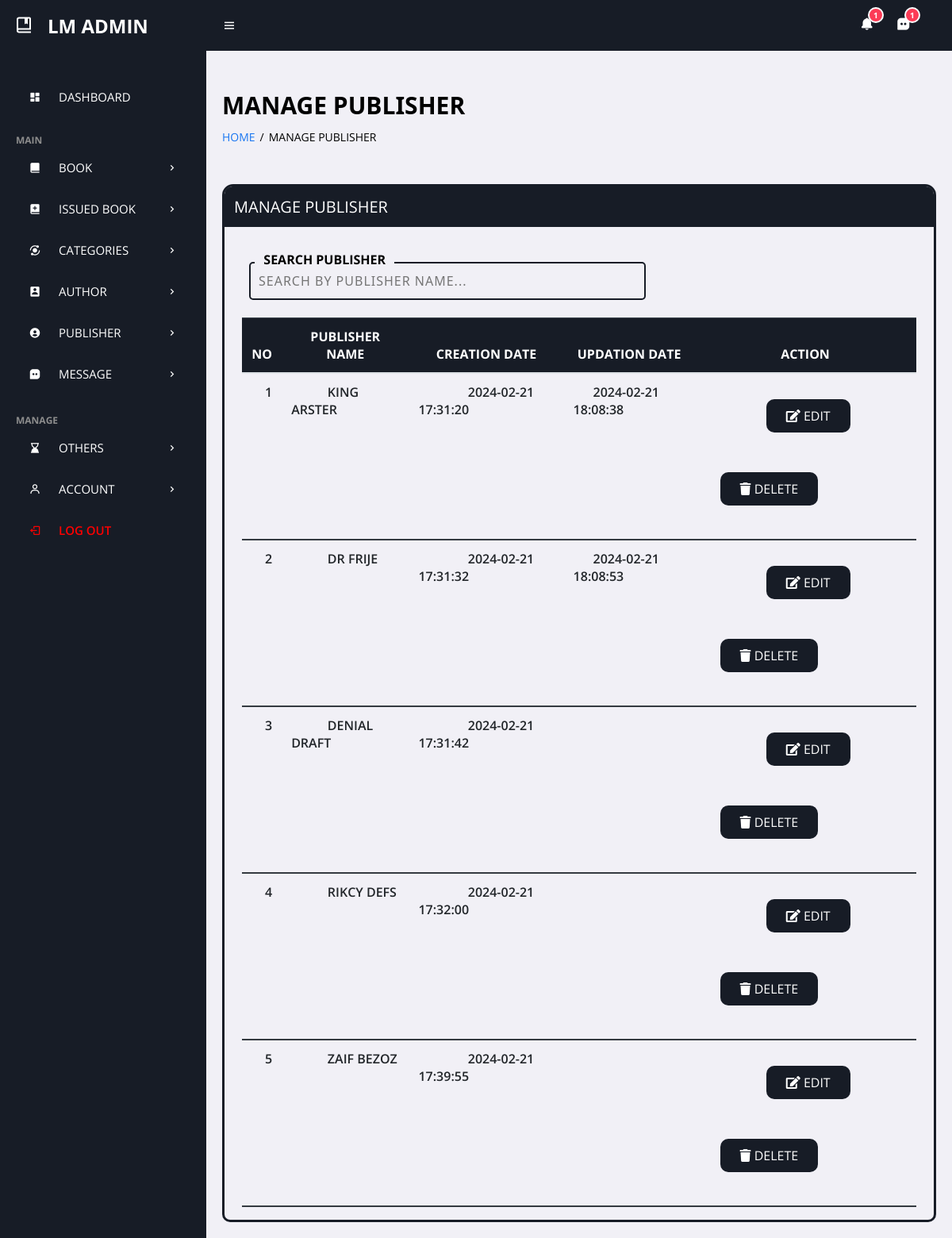
Screenshot of /admin/manage-publishers.php (signed in) with the database file from the repository.
### tables this page shows
CREATE TABLE `tblpublisher` (
  `id` int(11) NOT NULL,
  `PublisherName` varchar(200) DEFAULT NULL,
  `creationDate` timestamp NULL DEFAULT current_timestamp(),
  `UpdationDate` timestamp NULL DEFAULT NULL ON UPDATE current_timestamp()
);

### admin/manage-publishers.php (the view, shortened to what this page needs)
<?php
include('includes/config.php');
if(strlen($_SESSION['alogin'])==0)
    {
header('location:index.php');
}
else{
    ?>
<!DOCTYPE html>
<html xmlns="http://www.w3.org/1999/xhtml">
<?php include('includes/header.php');?>
<main>
    <h1 class="title">manage PUBLISHER</h1>
    <ul class="breadcrumbs">
        <li><a href="dashboard.php">Home</a></li>
        <li class="divider">/</li>
        <li><a href="manage-authors.php" class="active">manage PUBLISHER</a></li>
    </ul>
    <div class="bigbox">
        <div class="box">
            <p>manage PUBLISHER</p>
        </div><br>
        <div style="margin-bottom: 20px; margin-left: 11px;">
            <div class="coolinput">
                <label for="input" class="text">&nbsp; SEARCH PUBLISHER&nbsp;&nbsp;</label>
                <input class="input" id="searchInput" type="text" placeholder="SEARCH BY PUBLISHER NAME..."
                    autocomplete="off" onkeyup="filterTable()" />
            </div>
        </div>
        <table id="myTable" class="table">
            <thead class="table-dark">
                <tr>
                    <th>no</th>
                    <th>PUBLISHER name</th>
                    <th>Creation Date</th>
                    <th>Updation Date</th>
                    <th>Action</th>
                </tr>
            </thead>
            <tbody>
                <?php $sql = "SELECT * from  tblpublisher";
$query = $dbh -> prepare($sql);
$query->execute();
$results=$query->fetchAll(PDO::FETCH_OBJ);
$cnt=1;
if($query->rowCount() > 0)
{
foreach($results as $result)
{               ?>
                <tr class="odd gradeX">
                    <td class="center">&nbsp;&nbsp;&nbsp;&nbsp;<?php echo htmlentities($cnt);?></td>
                    <td class="center">&nbsp;&nbsp;&nbsp;&nbsp;&nbsp;&nbsp;&nbsp;&nbsp;&nbsp;&nbsp;&nbsp;<?php echo htmlentities($result->PublisherName);?></td>
                    <td class="center">&nbsp;&nbsp;&nbsp;&nbsp;&nbsp;&nbsp;&nbsp;&nbsp;&nbsp;&nbsp;&nbsp;&nbsp;&nbsp;&nbsp;&nbsp;<?php echo htmlentities($result->creationDate);?></td>
                    <td class="center">&nbsp;&nbsp;&nbsp;&nbsp;&nbsp;&nbsp;<?php echo htmlentities($result->UpdationDate);?></td>
                    <td class="center">
                        <a href="edit-publisher.php?pubid=<?php echo htmlentities($result->id);?>"><button
                                class="bttn"><i class="fa fa-edit "></i>
                                Edit</button>
                            <a href="manage-publishers.php?del=<?php echo htmlentities($result->id);?>"
                                onclick="return confirm('ARE YOU SURE TO WANT DELETE A PUBLISHER ?');"" >  <button class=" bttn"><i class="fa-solid fa-trash"></i> Delete</button>
                    </td>
                </tr>
                <?php $cnt=$cnt+1;}} ?>
            </tbody>
        </table>
    </div>
</main>
</body>
</html>
<?php } ?>

### admin/assets/css/admin_style.css (style rules this page uses)
:root { --header-height: 2.5rem; --black-color: hsl(220, 24%, 12%); --black-color-light: hsl(220, 24%, 15%); --black-color-lighten: hsl(220, 20%, 18%); --white-color: #fff; --body-color: hsl(220, 100%, 97%); --body-font: "Montserrat", sans-serif; --normal-font-size: .938rem; --font-regular: 400; --font-semi-bold: 600; --z-tooltip: 10; --z-fixed: 100; }
@media screen and (min-width: 1024px) { :root { --normal-font-size: 1rem; } }
* { font-family: 'Open Sans', sans-serif; margin: 0; padding: 0; box-sizing: border-box; text-transform: uppercase !important; }
:root { --grey: #F1F0F6; --dark-grey: #8D8D8D; --light: #fff; --dark: #000; --green: #81D43A; --light-green: #E3FFCB; --blue: #1775F1; --light-blue: #D0E4FF; --dark-blue: #0C5FCD; --red: #FC3B56; }
html { overflow-x: hidden; }
body { background: var(--grey); overflow-x: hidden; }
a { text-decoration: none; }
li { list-style: none; }
main { width: 100%; padding: 24px 20px 20px 20px; }
main .title { font-size: 30px; font-weight: 600; margin-bottom: 10px; font-family: system-ui, -apple-system, BlinkMacSystemFont, 'Segoe UI', Roboto, Oxygen, Ubuntu, Cantarell, 'Open Sans', 'Helvetica Neue', sans-serif !important; }
main .breadcrumbs { display: flex; grid-gap: 6px; }
main .breadcrumbs li, main .breadcrumbs li a { font-size: 14px; }
main .breadcrumbs li a { color: var(--blue); }
main .breadcrumbs li a.active, main .breadcrumbs li.divider { color: black; pointer-events: none; }
.bigbox { border: 3px solid hsl(220, 24%, 12%); border-bottom-left-radius: 10px; border-bottom-right-radius: 10px; border-top-left-radius: 14px; border-top-right-radius: 14px; width: auto; height: auto; margin-top: 50px; }
.box { border: 2px solid hsl(220, 24%, 12%); border-top-left-radius: 10px; border-top-right-radius: 10px; width: auto; height: auto; background-color: hsl(220, 24%, 12%); color: white; padding: 10px; font-family: system-ui, -apple-system, BlinkMacSystemFont, 'Segoe UI', Roboto, Oxygen, Ubuntu, Cantarell, 'Open Sans', 'Helvetica Neue', sans-serif !important; font-size: 20px; padding-bottom: 10px; }
.coolinput { display: flex; flex-direction: column; width: fit-content; position: static; max-width: 240px; margin-left: 20px; }
.coolinput label.text { font-size: 1rem; color: black; font-weight: 700; position: relative; top: 0.5rem; margin: 0 0 0 7px; padding: 0 3px; background: var(--grey); width: fit-content; }
.coolinput input[type=text].input { padding: 11px 10px; font-size: 1rem; border: 2px var(--black-color) solid; border-radius: 5px; background: var(--grey) !important; color: black; width: 500px; font-weight: 500; font-family: system-ui, -apple-system, BlinkMacSystemFont, 'Segoe UI', Roboto, Oxygen, Ubuntu, Cantarell, 'Open Sans', 'Helvetica Neue', sans-serif; letter-spacing: 1px; }
button.bttn { background-color: var(--black-color); border: none; color: white; text-align: center; text-decoration: none; display: inline-block; font-size: 16px; margin: 4px 2px; cursor: pointer; text-transform: uppercase; padding: 10px 25px; border-radius: 10px; margin-left: 20px; margin-top: 20px; margin-bottom: 30px; }
table { border-collapse: collapse; }
.table { width: 95%; margin-bottom: 1rem; color: #212529; margin-left: 2.5% !important; margin-top: 2.5% !important; }
.table td, .table th { padding: .75rem; vertical-align: top; border-top: 1px solid #dee2e6; }
.table thead th { vertical-align: bottom; border-bottom: 2px solid #dee2e6; }
.table-dark, .table-dark>td, .table-dark>th { background-color: #c6c8ca; }
.table-dark tbody+tbody, .table-dark td, .table-dark th, .table-dark thead th { border-color: #95999c; }
.table-dark { color: #fff; background-color: #343a40; }
.table-dark td, .table-dark th, .table-dark thead th { border-color: #454d55; }
tbody tr { border-bottom: 2px solid #343a40; }
.table-dark { background-color: var(--black-color) !important; }
tr.odd.gradeX { font-weight: 600; }

### rows the page displays
tblpublisher: PublisherName "KING ARSTER", creationDate "2024-02-21 17:31:20", UpdationDate "2024-02-21 18:08:38"
tblpublisher: PublisherName "DR FRIJE", creationDate "2024-02-21 17:31:32", UpdationDate "2024-02-21 18:08:53"
tblpublisher: PublisherName "DENIAL DRAFT", creationDate "2024-02-21 17:31:42"
tblpublisher: PublisherName "RIKCY DEFS", creationDate "2024-02-21 17:32:00"
tblpublisher: PublisherName "ZAIF BEZOZ", creationDate "2024-02-21 17:39:55"

### other values shown
$counthelp "1"
$countmessage "1"
